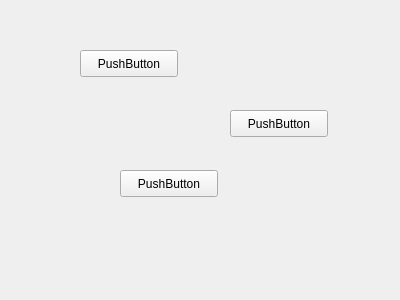
<?xml version="1.0" encoding="UTF-8"?>
<ui version="4.0">
 <class>Form</class>
 <widget class="QWidget" name="Form">
  <property name="geometry">
   <rect>
    <x>0</x>
    <y>0</y>
    <width>400</width>
    <height>300</height>
   </rect>
  </property>
  <property name="windowTitle">
   <string>Form</string>
  </property>
  <widget class="QPushButton" name="pushButton">
   <property name="geometry">
    <rect>
     <x>80</x>
     <y>50</y>
     <width>98</width>
     <height>27</height>
    </rect>
   </property>
   <property name="text">
    <string>PushButton</string>
   </property>
  </widget>
  <widget class="QPushButton" name="pushButton_2">
   <property name="geometry">
    <rect>
     <x>120</x>
     <y>170</y>
     <width>98</width>
     <height>27</height>
    </rect>
   </property>
   <property name="text">
    <string>PushButton</string>
   </property>
  </widget>
  <widget class="QPushButton" name="pushButton_3">
   <property name="geometry">
    <rect>
     <x>230</x>
     <y>110</y>
     <width>98</width>
     <height>27</height>
    </rect>
   </property>
   <property name="text">
    <string>PushButton</string>
   </property>
  </widget>
 </widget>
 <resources/>
 <connections/>
</ui>
